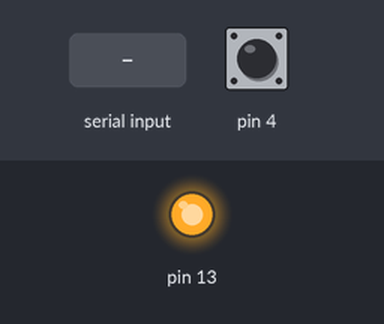
A sketch run on a simulated Arduino Uno, built with avr-gcc and run on an emulated ATmega328P. Parts: output pins drawn as LEDs (lit = HIGH). Inputs (shaded band) come from the test bench; at power-on: pin 4 HIGH.

Above: at 1.2 s.
1.3 s: "L" received over Serial
At 2.5 s:
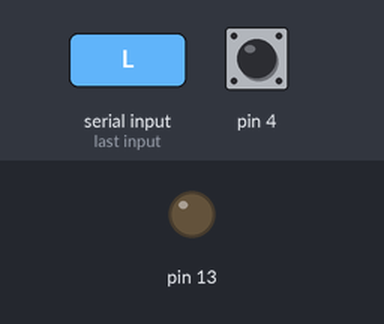
2.8 s: "H" received over Serial
At 3.6 s:
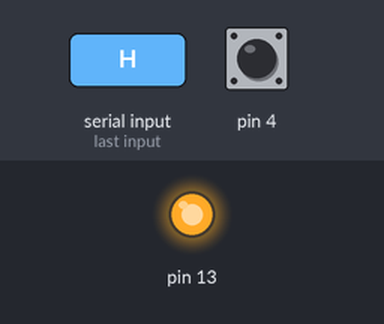
Timing chart, 0 to 5.8 s (numbered marks = the images above; inputs shaded):
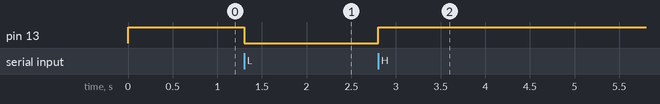

The sketch:

program.ino
```cpp
char val;
int nowSwitchState=0;
int beforeSwitchState=0;
int relayState=0;
void setup() {
  pinMode(13, OUTPUT);
  pinMode(4,INPUT);
  Serial.begin(9600);
  digitalWrite(13,LOW);
}
void loop()
{
  nowSwitchState=digitalRead(4);
  if(nowSwitchState==beforeSwitchState)
  {
    //digitalWrite(13,HIGH);
    if( Serial.available() )       // if data is available to read
     {
    val = Serial.read();         // read it and store it in 'val'
     }
     if( val == 'H' )
       {
   relayState=HIGH;
    digitalWrite(13, relayState);
       }// turn ON the LED
      else if(val=='L')
      {
        relayState=LOW;
    digitalWrite(13, relayState);
    //switchState=LOW;
     }// otherwise turn it OFF
  }
  else if(nowSwitchState!=beforeSwitchState)
  {
    beforeSwitchState=nowSwitchState;
    digitalWrite(13,!relayState);
  if( Serial.available() )       // if data is available to read
  {
    val = Serial.read();         // read it and store it in 'val'
  }
  if( val == 'H' )
  {// if 'H' was received
    relayState=HIGH;
    digitalWrite(13, relayState);
  }// turn ON the LED
  else if(val=='L')
  {
    relayState=LOW;
    digitalWrite(13, relayState);
  }// otherwise turn it OFF

  delay(100);
  }// wait 100ms for next reading
}
```

Measured:
- after the input at 1.3 s, pin 13: HIGH → LOW at once
- after the input at 2.8 s, pin 13: LOW → HIGH at once
